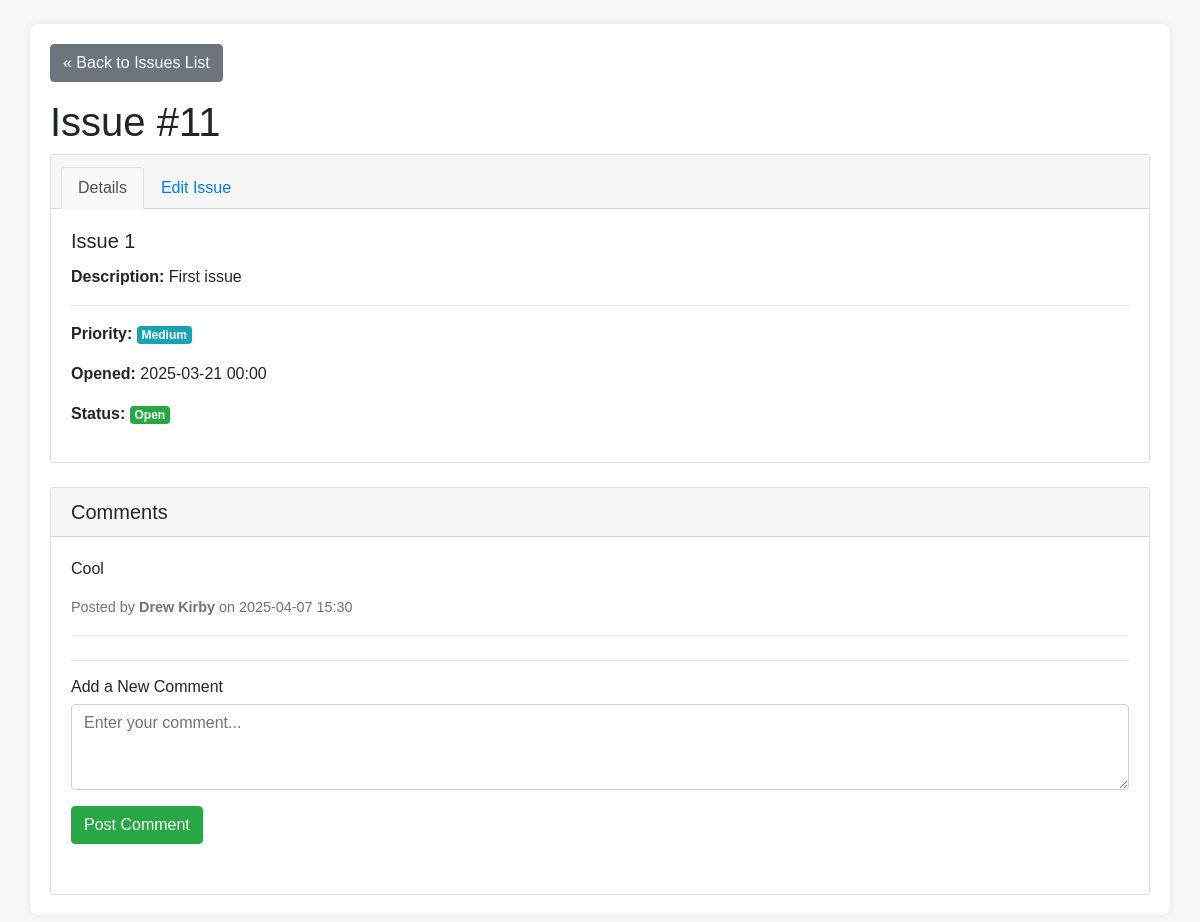
/view_issue.php?id=11 (signed in), run on the app's committed database.
### tables this page shows
CREATE TABLE `issues` (
  `id` int(11) NOT NULL AUTO_INCREMENT,
  `issue` varchar(255) NOT NULL,
  `priority` varchar(10) NOT NULL,
  `date_opened` date NOT NULL,
  `date_closed` date DEFAULT NULL,
  `description` text DEFAULT NULL,
  PRIMARY KEY (`id`)
);

CREATE TABLE `comments` (
  `id` int(11) NOT NULL AUTO_INCREMENT,
  `issue_id` int(11) NOT NULL,
  `user_id` int(11) NOT NULL,
  `comment` text NOT NULL,
  `date_posted` datetime NOT NULL,
  PRIMARY KEY (`id`),
  KEY `issue_id` (`issue_id`),
  KEY `user_id` (`user_id`),
  CONSTRAINT `comments_ibfk_1` FOREIGN KEY (`issue_id`) REFERENCES `issues` (`id`),
  CONSTRAINT `comments_ibfk_2` FOREIGN KEY (`user_id`) REFERENCES `users` (`id`)
);

CREATE TABLE `users` (
  `id` int(11) NOT NULL AUTO_INCREMENT,
  `email` varchar(255) NOT NULL,
  `password` varchar(255) DEFAULT NULL,
  `role` enum('admin','user') NOT NULL DEFAULT 'user',
  `created_at` timestamp NOT NULL DEFAULT current_timestamp(),
  `first_name` varchar(255) NOT NULL,
  `last_name` varchar(255) NOT NULL,
  PRIMARY KEY (`id`),
  UNIQUE KEY `email` (`email`)
);

### view_issue.php (the view, shortened to what this page needs)
<?php
require 'database/database.php';
$issueId = (int)$_GET['id'];
try {
    $stmt_issue = $pdo->prepare("SELECT * FROM issues WHERE id = :id");
    $stmt_issue->execute(['id' => $issueId]);
    $issue = $stmt_issue->fetch();
    $isClosed = !empty($issue['date_closed']);
    $stmt_comments = $pdo->prepare("
        SELECT c.comment, c.date_posted, u.first_name, u.last_name
        FROM comments c
        JOIN users u ON c.user_id = u.id
        WHERE c.issue_id = :issueId
        ORDER BY c.date_posted ASC
    ");
    $stmt_comments->execute(['issueId' => $issueId]);
    $comments = $stmt_comments->fetchAll();
} catch (PDOException $e) {
    error_log("Error fetching issue/comments for view_issue.php (ID: $issueId): " . $e->getMessage());
    $fetchError = 'Error retrieving issue data. Please try again later.';
    $issue = null;
    $comments = [];
}
?>
<!DOCTYPE html>
<html lang="en">
<head>
    <link rel="stylesheet" href="https://maxcdn.bootstrapcdn.com/bootstrap/4.5.2/css/bootstrap.min.css">
    <link rel="stylesheet" href="styles.css">
</head>
<body>
<div class="container mt-4 mb-5">
    <a href="index.php" class="btn btn-secondary mb-3">« Back to Issues List</a>
    <?php if (isset($fetchError)): ?>
        <div class="alert alert-danger"><?php echo htmlspecialchars($fetchError); ?></div>
    <?php
          else:
    ?>
    <h1>Issue #<?php echo htmlspecialchars($issue['id']); ?></h1>
    <div class="card mb-4">
         <div class="card-header">
            <ul class="nav nav-tabs card-header-tabs" id="issueTab" role="tablist">
                <li class="nav-item">
                    <a class="nav-link active" id="details-tab" data-toggle="tab" href="#details" role="tab" aria-controls="details" aria-selected="true">Details</a>
                </li>
                <?php if (!$isClosed):  ?>
                <li class="nav-item">
                    <a class="nav-link" id="edit-tab" data-toggle="tab" href="#edit" role="tab" aria-controls="edit" aria-selected="false">Edit Issue</a>
                </li>
                <?php endif; ?>
            </ul>
         </div>
         <div class="card-body tab-content" id="issueTabContent">
             <div class="tab-pane fade show active" id="details" role="tabpanel" aria-labelledby="details-tab">
                 <h5 class="card-title"><?php echo htmlspecialchars($issue['issue']); ?></h5>
                 <p><strong>Description:</strong> <?php echo nl2br(htmlspecialchars($issue['description'] ?: 'N/A')); ?></p>
                 <hr>
                 <p><strong>Priority:</strong> <span class="badge badge-info"><?php echo htmlspecialchars($issue['priority']); ?></span></p>
                 <p><strong>Opened:</strong> <?php echo htmlspecialchars(date('Y-m-d H:i', strtotime($issue['date_opened']))); ?></p>
                 <p><strong>Status:</strong> <?php echo $isClosed ? 'Closed on ' . htmlspecialchars(date('Y-m-d H:i', strtotime($issue['date_closed']))) : '<span class="badge badge-success">Open</span>'; ?></p>
             </div>
         </div>
    </div>
    <div class="card">
         <div class="card-header">
             <h5 class="mb-0">Comments</h5>
         </div>
         <div class="card-body">
            <div class="mb-4" id="commentsArea">
                <?php if (empty($comments)): ?>
                    <p class="text-muted">No comments have been posted yet.</p>
                <?php else: ?>
                    <?php foreach ($comments as $comment): ?>
                        <div class="comment-item">
                            <p><?php echo nl2br(htmlspecialchars($comment['comment'])); ?></p>
                            <p class="comment-meta mb-0">
                                Posted by <strong><?php echo htmlspecialchars($comment['first_name'] . ' ' . $comment['last_name']); ?></strong>
                                on <?php echo htmlspecialchars(date('Y-m-d H:i', strtotime($comment['date_posted']))); ?>
                            </p>
                        </div>
                    <?php endforeach; ?>
                <?php endif; ?>
            </div>
            <?php if (!$isClosed): ?>
            <hr>
            <h6>Add a New Comment</h6>
             <form action="view_issue.php?id=<?php echo $issueId; ?>" method="POST" class="mt-2">
                 <div class="form-group">
                     <textarea name="comment_text" class="form-control" rows="3" placeholder="Enter your comment..." required></textarea>
                 </div>
                 <button type="submit" name="add_comment" class="btn btn-success">Post Comment</button>
             </form>
            <?php else: ?>
                 <p class="text-muted font-italic">Commenting is disabled because this issue is closed.</p>
            <?php endif; ?>
         </div>
    </div>
    <?php endif;  ?>
</div>
</body>
</html>

### styles.css (style rules this page uses)
body { font-family: Arial, sans-serif; background-color: #f8f9fa; margin: 0; padding: 0; }
.container { margin-top: 30px; padding: 20px; background-color: white; border-radius: 8px; box-shadow: 0 0 10px rgba(0, 0, 0, 0.1); }
form { margin-bottom: 20px; }
input, textarea, select, button { margin-bottom: 10px; }

### view_issue.php (style rules this page uses)
.comment-item { margin-bottom: 1rem; padding-bottom: 1rem; border-bottom: 1px solid #eee; }
.comment-meta { font-size: 0.9em; color: #6c757d; }
.card-header-tabs .nav-link.active { background-color: #f8f9fa; border-color: #dee2e6 #dee2e6 #f8f9fa; }

### data on the page
issues: id "11", issue "Issue 1", description "First issue", priority "Medium", date_opened "2025-03-21 00:00"
comments: comment "Cool", user.last_name "Drew Kirby", date_posted "2025-04-07 15:30"
